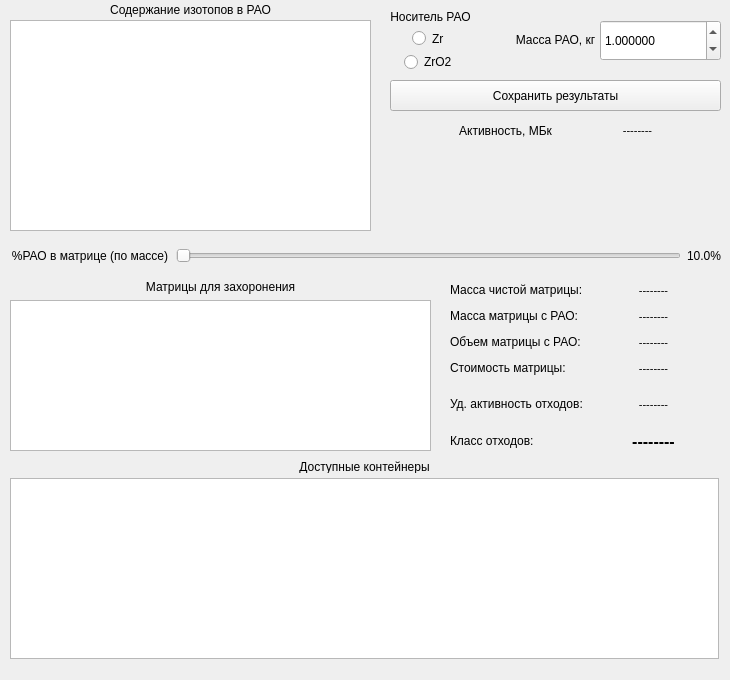
<?xml version="1.0" encoding="UTF-8"?>
<ui version="4.0">
 <class>MainWindow</class>
 <widget class="QMainWindow" name="MainWindow">
  <property name="geometry">
   <rect>
    <x>0</x>
    <y>0</y>
    <width>730</width>
    <height>680</height>
   </rect>
  </property>
  <property name="sizePolicy">
   <sizepolicy hsizetype="Fixed" vsizetype="Fixed">
    <horstretch>0</horstretch>
    <verstretch>0</verstretch>
   </sizepolicy>
  </property>
  <property name="minimumSize">
   <size>
    <width>730</width>
    <height>680</height>
   </size>
  </property>
  <property name="maximumSize">
   <size>
    <width>730</width>
    <height>680</height>
   </size>
  </property>
  <property name="windowTitle">
   <string>Калькулятор стоимости переработки РАО</string>
  </property>
  <widget class="QWidget" name="centralwidget">
   <widget class="QWidget" name="horizontalLayoutWidget_2">
    <property name="geometry">
     <rect>
      <x>10</x>
      <y>240</y>
      <width>711</width>
      <height>31</height>
     </rect>
    </property>
    <layout class="QHBoxLayout" name="horizontalLayout_2">
     <item>
      <widget class="QLabel" name="label_ZrPercent">
       <property name="minimumSize">
        <size>
         <width>160</width>
         <height>0</height>
        </size>
       </property>
       <property name="maximumSize">
        <size>
         <width>160</width>
         <height>16777215</height>
        </size>
       </property>
       <property name="text">
        <string>%РАО в матрице (по массе)</string>
       </property>
       <property name="alignment">
        <set>Qt::AlignCenter</set>
       </property>
       <property name="wordWrap">
        <bool>true</bool>
       </property>
      </widget>
     </item>
     <item>
      <widget class="QSlider" name="horizontalSlider_PercentToMatrix">
       <property name="mouseTracking">
        <bool>false</bool>
       </property>
       <property name="acceptDrops">
        <bool>false</bool>
       </property>
       <property name="minimum">
        <number>100</number>
       </property>
       <property name="maximum">
        <number>300</number>
       </property>
       <property name="orientation">
        <enum>Qt::Horizontal</enum>
       </property>
      </widget>
     </item>
     <item>
      <widget class="QLabel" name="label_ZrPercentValue">
       <property name="text">
        <string>10.0%</string>
       </property>
      </widget>
     </item>
    </layout>
   </widget>
   <widget class="QWidget" name="verticalLayoutWidget_2">
    <property name="geometry">
     <rect>
      <x>10</x>
      <y>280</y>
      <width>421</width>
      <height>171</height>
     </rect>
    </property>
    <layout class="QVBoxLayout" name="verticalLayout_2">
     <item>
      <widget class="QLabel" name="label_ContainmentMatrices">
       <property name="text">
        <string>Матрицы для захоронения</string>
       </property>
       <property name="alignment">
        <set>Qt::AlignCenter</set>
       </property>
      </widget>
     </item>
     <item>
      <widget class="QListWidget" name="listWidget_ContainmentMatrices">
       <property name="editTriggers">
        <set>QAbstractItemView::SelectedClicked</set>
       </property>
       <property name="showDropIndicator" stdset="0">
        <bool>false</bool>
       </property>
      </widget>
     </item>
    </layout>
   </widget>
   <widget class="QWidget" name="formLayoutWidget">
    <property name="geometry">
     <rect>
      <x>450</x>
      <y>280</y>
      <width>271</width>
      <height>171</height>
     </rect>
    </property>
    <layout class="QFormLayout" name="formLayout">
     <item row="1" column="0">
      <widget class="QLabel" name="label_MatrixMass">
       <property name="minimumSize">
        <size>
         <width>140</width>
         <height>20</height>
        </size>
       </property>
       <property name="maximumSize">
        <size>
         <width>140</width>
         <height>20</height>
        </size>
       </property>
       <property name="text">
        <string>Масса матрицы с РАО:</string>
       </property>
       <property name="textFormat">
        <enum>Qt::AutoText</enum>
       </property>
       <property name="scaledContents">
        <bool>false</bool>
       </property>
       <property name="alignment">
        <set>Qt::AlignLeading|Qt::AlignLeft|Qt::AlignVCenter</set>
       </property>
       <property name="wordWrap">
        <bool>false</bool>
       </property>
      </widget>
     </item>
     <item row="2" column="0">
      <widget class="QLabel" name="label_MatrixVolume">
       <property name="minimumSize">
        <size>
         <width>140</width>
         <height>20</height>
        </size>
       </property>
       <property name="maximumSize">
        <size>
         <width>140</width>
         <height>20</height>
        </size>
       </property>
       <property name="text">
        <string>Объем матрицы с РАО:</string>
       </property>
       <property name="textFormat">
        <enum>Qt::AutoText</enum>
       </property>
       <property name="scaledContents">
        <bool>false</bool>
       </property>
       <property name="alignment">
        <set>Qt::AlignLeading|Qt::AlignLeft|Qt::AlignVCenter</set>
       </property>
       <property name="wordWrap">
        <bool>false</bool>
       </property>
      </widget>
     </item>
     <item row="0" column="0">
      <widget class="QLabel" name="label_MatrixPureMass">
       <property name="minimumSize">
        <size>
         <width>140</width>
         <height>20</height>
        </size>
       </property>
       <property name="maximumSize">
        <size>
         <width>140</width>
         <height>20</height>
        </size>
       </property>
       <property name="text">
        <string>Масса чистой матрицы:</string>
       </property>
       <property name="textFormat">
        <enum>Qt::AutoText</enum>
       </property>
       <property name="scaledContents">
        <bool>false</bool>
       </property>
       <property name="alignment">
        <set>Qt::AlignLeading|Qt::AlignLeft|Qt::AlignVCenter</set>
       </property>
       <property name="wordWrap">
        <bool>false</bool>
       </property>
      </widget>
     </item>
     <item row="3" column="0">
      <widget class="QLabel" name="label_MatrixPrice">
       <property name="minimumSize">
        <size>
         <width>140</width>
         <height>20</height>
        </size>
       </property>
       <property name="maximumSize">
        <size>
         <width>140</width>
         <height>20</height>
        </size>
       </property>
       <property name="text">
        <string>Стоимость матрицы:</string>
       </property>
       <property name="textFormat">
        <enum>Qt::AutoText</enum>
       </property>
       <property name="scaledContents">
        <bool>false</bool>
       </property>
       <property name="alignment">
        <set>Qt::AlignLeading|Qt::AlignLeft|Qt::AlignVCenter</set>
       </property>
       <property name="wordWrap">
        <bool>true</bool>
       </property>
      </widget>
     </item>
     <item row="3" column="1">
      <widget class="QLabel" name="label_MatrixPriceValue">
       <property name="minimumSize">
        <size>
         <width>115</width>
         <height>20</height>
        </size>
       </property>
       <property name="maximumSize">
        <size>
         <width>115</width>
         <height>20</height>
        </size>
       </property>
       <property name="font">
        <font>
         <pointsize>8</pointsize>
        </font>
       </property>
       <property name="text">
        <string>--------</string>
       </property>
       <property name="alignment">
        <set>Qt::AlignCenter</set>
       </property>
       <property name="wordWrap">
        <bool>false</bool>
       </property>
      </widget>
     </item>
     <item row="2" column="1">
      <widget class="QLabel" name="label_MatrixVolumeValue">
       <property name="minimumSize">
        <size>
         <width>115</width>
         <height>20</height>
        </size>
       </property>
       <property name="maximumSize">
        <size>
         <width>115</width>
         <height>20</height>
        </size>
       </property>
       <property name="font">
        <font>
         <pointsize>8</pointsize>
        </font>
       </property>
       <property name="text">
        <string>--------</string>
       </property>
       <property name="alignment">
        <set>Qt::AlignCenter</set>
       </property>
       <property name="wordWrap">
        <bool>false</bool>
       </property>
      </widget>
     </item>
     <item row="0" column="1">
      <widget class="QLabel" name="label_MatrixPureMassValue">
       <property name="minimumSize">
        <size>
         <width>115</width>
         <height>20</height>
        </size>
       </property>
       <property name="maximumSize">
        <size>
         <width>115</width>
         <height>20</height>
        </size>
       </property>
       <property name="font">
        <font>
         <pointsize>8</pointsize>
        </font>
       </property>
       <property name="text">
        <string>--------</string>
       </property>
       <property name="alignment">
        <set>Qt::AlignCenter</set>
       </property>
       <property name="wordWrap">
        <bool>false</bool>
       </property>
      </widget>
     </item>
     <item row="1" column="1">
      <widget class="QLabel" name="label_MatrixMassValue">
       <property name="minimumSize">
        <size>
         <width>115</width>
         <height>20</height>
        </size>
       </property>
       <property name="maximumSize">
        <size>
         <width>115</width>
         <height>20</height>
        </size>
       </property>
       <property name="font">
        <font>
         <pointsize>8</pointsize>
        </font>
       </property>
       <property name="text">
        <string>--------</string>
       </property>
       <property name="alignment">
        <set>Qt::AlignCenter</set>
       </property>
       <property name="wordWrap">
        <bool>false</bool>
       </property>
      </widget>
     </item>
     <item row="5" column="1">
      <widget class="QLabel" name="label_MatrixWasteSpecificActivityValue">
       <property name="minimumSize">
        <size>
         <width>115</width>
         <height>20</height>
        </size>
       </property>
       <property name="maximumSize">
        <size>
         <width>115</width>
         <height>20</height>
        </size>
       </property>
       <property name="font">
        <font>
         <pointsize>8</pointsize>
        </font>
       </property>
       <property name="text">
        <string>--------</string>
       </property>
       <property name="alignment">
        <set>Qt::AlignCenter</set>
       </property>
       <property name="wordWrap">
        <bool>false</bool>
       </property>
      </widget>
     </item>
     <item row="7" column="1">
      <widget class="QLabel" name="label_MatrixWasteClassValue">
       <property name="minimumSize">
        <size>
         <width>115</width>
         <height>20</height>
        </size>
       </property>
       <property name="maximumSize">
        <size>
         <width>115</width>
         <height>20</height>
        </size>
       </property>
       <property name="font">
        <font>
         <pointsize>12</pointsize>
         <weight>75</weight>
         <bold>true</bold>
        </font>
       </property>
       <property name="text">
        <string>--------</string>
       </property>
       <property name="alignment">
        <set>Qt::AlignCenter</set>
       </property>
       <property name="wordWrap">
        <bool>false</bool>
       </property>
      </widget>
     </item>
     <item row="7" column="0">
      <widget class="QLabel" name="label_MatrixWasteClass">
       <property name="minimumSize">
        <size>
         <width>140</width>
         <height>20</height>
        </size>
       </property>
       <property name="maximumSize">
        <size>
         <width>140</width>
         <height>20</height>
        </size>
       </property>
       <property name="text">
        <string>Класс отходов:</string>
       </property>
       <property name="textFormat">
        <enum>Qt::AutoText</enum>
       </property>
       <property name="scaledContents">
        <bool>false</bool>
       </property>
       <property name="alignment">
        <set>Qt::AlignLeading|Qt::AlignLeft|Qt::AlignVCenter</set>
       </property>
       <property name="wordWrap">
        <bool>true</bool>
       </property>
      </widget>
     </item>
     <item row="4" column="0">
      <spacer name="verticalSpacer">
       <property name="orientation">
        <enum>Qt::Vertical</enum>
       </property>
       <property name="sizeHint" stdset="0">
        <size>
         <width>20</width>
         <height>40</height>
        </size>
       </property>
      </spacer>
     </item>
     <item row="4" column="1">
      <spacer name="verticalSpacer_2">
       <property name="orientation">
        <enum>Qt::Vertical</enum>
       </property>
       <property name="sizeHint" stdset="0">
        <size>
         <width>20</width>
         <height>40</height>
        </size>
       </property>
      </spacer>
     </item>
     <item row="6" column="0">
      <spacer name="verticalSpacer_3">
       <property name="orientation">
        <enum>Qt::Vertical</enum>
       </property>
       <property name="sizeHint" stdset="0">
        <size>
         <width>20</width>
         <height>40</height>
        </size>
       </property>
      </spacer>
     </item>
     <item row="6" column="1">
      <spacer name="verticalSpacer_4">
       <property name="orientation">
        <enum>Qt::Vertical</enum>
       </property>
       <property name="sizeHint" stdset="0">
        <size>
         <width>20</width>
         <height>40</height>
        </size>
       </property>
      </spacer>
     </item>
     <item row="5" column="0">
      <widget class="QLabel" name="label_MatrixWasteSpecificActivity">
       <property name="minimumSize">
        <size>
         <width>140</width>
         <height>20</height>
        </size>
       </property>
       <property name="maximumSize">
        <size>
         <width>140</width>
         <height>20</height>
        </size>
       </property>
       <property name="text">
        <string>Уд. активность отходов:</string>
       </property>
       <property name="textFormat">
        <enum>Qt::AutoText</enum>
       </property>
       <property name="scaledContents">
        <bool>false</bool>
       </property>
       <property name="alignment">
        <set>Qt::AlignLeading|Qt::AlignLeft|Qt::AlignVCenter</set>
       </property>
       <property name="wordWrap">
        <bool>true</bool>
       </property>
      </widget>
     </item>
    </layout>
   </widget>
   <widget class="QLabel" name="label_AvailableContainers">
    <property name="geometry">
     <rect>
      <x>10</x>
      <y>460</y>
      <width>709</width>
      <height>13</height>
     </rect>
    </property>
    <property name="text">
     <string>Доступные контейнеры</string>
    </property>
    <property name="alignment">
     <set>Qt::AlignCenter</set>
    </property>
   </widget>
   <widget class="QTableView" name="tableView_AvailableContainers">
    <property name="geometry">
     <rect>
      <x>10</x>
      <y>478</y>
      <width>709</width>
      <height>181</height>
     </rect>
    </property>
    <property name="inputMethodHints">
     <set>Qt::ImhHiddenText</set>
    </property>
    <property name="lineWidth">
     <number>2</number>
    </property>
    <property name="editTriggers">
     <set>QAbstractItemView::NoEditTriggers</set>
    </property>
    <property name="showDropIndicator" stdset="0">
     <bool>false</bool>
    </property>
    <property name="dragDropOverwriteMode">
     <bool>false</bool>
    </property>
    <property name="alternatingRowColors">
     <bool>false</bool>
    </property>
    <property name="selectionMode">
     <enum>QAbstractItemView::SingleSelection</enum>
    </property>
    <property name="selectionBehavior">
     <enum>QAbstractItemView::SelectRows</enum>
    </property>
    <property name="textElideMode">
     <enum>Qt::ElideMiddle</enum>
    </property>
    <property name="verticalScrollMode">
     <enum>QAbstractItemView::ScrollPerPixel</enum>
    </property>
    <property name="horizontalScrollMode">
     <enum>QAbstractItemView::ScrollPerPixel</enum>
    </property>
    <property name="sortingEnabled">
     <bool>true</bool>
    </property>
    <property name="wordWrap">
     <bool>false</bool>
    </property>
    <property name="cornerButtonEnabled">
     <bool>false</bool>
    </property>
    <attribute name="horizontalHeaderVisible">
     <bool>true</bool>
    </attribute>
    <attribute name="horizontalHeaderHighlightSections">
     <bool>false</bool>
    </attribute>
    <attribute name="horizontalHeaderShowSortIndicator" stdset="0">
     <bool>true</bool>
    </attribute>
    <attribute name="horizontalHeaderStretchLastSection">
     <bool>true</bool>
    </attribute>
    <attribute name="verticalHeaderVisible">
     <bool>false</bool>
    </attribute>
    <attribute name="verticalHeaderHighlightSections">
     <bool>false</bool>
    </attribute>
   </widget>
   <widget class="QLabel" name="label_WasteMass">
    <property name="geometry">
     <rect>
      <x>510</x>
      <y>9</y>
      <width>91</width>
      <height>61</height>
     </rect>
    </property>
    <property name="sizePolicy">
     <sizepolicy hsizetype="Fixed" vsizetype="Fixed">
      <horstretch>0</horstretch>
      <verstretch>0</verstretch>
     </sizepolicy>
    </property>
    <property name="text">
     <string>Масса РАО, кг</string>
    </property>
    <property name="alignment">
     <set>Qt::AlignCenter</set>
    </property>
   </widget>
   <widget class="QLabel" name="label_WasteIsotopes">
    <property name="geometry">
     <rect>
      <x>10</x>
      <y>0</y>
      <width>361</width>
      <height>20</height>
     </rect>
    </property>
    <property name="sizePolicy">
     <sizepolicy hsizetype="Fixed" vsizetype="Fixed">
      <horstretch>0</horstretch>
      <verstretch>0</verstretch>
     </sizepolicy>
    </property>
    <property name="text">
     <string>Содержание изотопов в РАО</string>
    </property>
    <property name="alignment">
     <set>Qt::AlignCenter</set>
    </property>
   </widget>
   <widget class="QPushButton" name="pushButton_SaveResults">
    <property name="geometry">
     <rect>
      <x>390</x>
      <y>80</y>
      <width>331</width>
      <height>31</height>
     </rect>
    </property>
    <property name="text">
     <string>Сохранить результаты</string>
    </property>
   </widget>
   <widget class="QTableWidget" name="tableWidget_Isotopes">
    <property name="geometry">
     <rect>
      <x>10</x>
      <y>20</y>
      <width>361</width>
      <height>211</height>
     </rect>
    </property>
    <property name="lineWidth">
     <number>2</number>
    </property>
    <property name="sizeAdjustPolicy">
     <enum>QAbstractScrollArea::AdjustIgnored</enum>
    </property>
    <property name="editTriggers">
     <set>QAbstractItemView::DoubleClicked</set>
    </property>
    <property name="showDropIndicator" stdset="0">
     <bool>false</bool>
    </property>
    <property name="dragDropOverwriteMode">
     <bool>false</bool>
    </property>
    <property name="selectionMode">
     <enum>QAbstractItemView::NoSelection</enum>
    </property>
    <property name="textElideMode">
     <enum>Qt::ElideMiddle</enum>
    </property>
    <property name="verticalScrollMode">
     <enum>QAbstractItemView::ScrollPerPixel</enum>
    </property>
    <property name="cornerButtonEnabled">
     <bool>false</bool>
    </property>
    <property name="rowCount">
     <number>0</number>
    </property>
    <property name="columnCount">
     <number>0</number>
    </property>
    <attribute name="horizontalHeaderCascadingSectionResizes">
     <bool>false</bool>
    </attribute>
    <attribute name="horizontalHeaderShowSortIndicator" stdset="0">
     <bool>false</bool>
    </attribute>
    <attribute name="horizontalHeaderStretchLastSection">
     <bool>true</bool>
    </attribute>
    <attribute name="verticalHeaderVisible">
     <bool>false</bool>
    </attribute>
    <attribute name="verticalHeaderCascadingSectionResizes">
     <bool>false</bool>
    </attribute>
    <attribute name="verticalHeaderHighlightSections">
     <bool>false</bool>
    </attribute>
   </widget>
   <widget class="QLabel" name="label_Activity">
    <property name="geometry">
     <rect>
      <x>420</x>
      <y>120</y>
      <width>171</width>
      <height>22</height>
     </rect>
    </property>
    <property name="text">
     <string>Активность, МБк</string>
    </property>
    <property name="alignment">
     <set>Qt::AlignCenter</set>
    </property>
   </widget>
   <widget class="QLabel" name="label_ActivityValue">
    <property name="geometry">
     <rect>
      <x>592</x>
      <y>120</y>
      <width>91</width>
      <height>21</height>
     </rect>
    </property>
    <property name="font">
     <font>
      <pointsize>8</pointsize>
     </font>
    </property>
    <property name="text">
     <string>--------</string>
    </property>
    <property name="alignment">
     <set>Qt::AlignCenter</set>
    </property>
    <property name="wordWrap">
     <bool>false</bool>
    </property>
   </widget>
   <widget class="QDoubleSpinBox" name="doubleSpinBox_WasteMass">
    <property name="geometry">
     <rect>
      <x>600</x>
      <y>20</y>
      <width>121</width>
      <height>41</height>
     </rect>
    </property>
    <property name="decimals">
     <number>6</number>
    </property>
    <property name="minimum">
     <double>0.000001000000000</double>
    </property>
    <property name="maximum">
     <double>1000000000000000.000000000000000</double>
    </property>
    <property name="value">
     <double>1.000000000000000</double>
    </property>
   </widget>
   <widget class="QWidget" name="verticalLayoutWidget">
    <property name="geometry">
     <rect>
      <x>390</x>
      <y>10</y>
      <width>81</width>
      <height>61</height>
     </rect>
    </property>
    <layout class="QVBoxLayout" name="verticalLayout">
     <item>
      <widget class="QLabel" name="label">
       <property name="text">
        <string>Носитель РАО</string>
       </property>
       <property name="alignment">
        <set>Qt::AlignCenter</set>
       </property>
      </widget>
     </item>
     <item alignment="Qt::AlignHCenter">
      <widget class="QRadioButton" name="radioButton_ZrCarrier">
       <property name="maximumSize">
        <size>
         <width>40</width>
         <height>16777215</height>
        </size>
       </property>
       <property name="text">
        <string>Zr</string>
       </property>
      </widget>
     </item>
     <item alignment="Qt::AlignHCenter">
      <widget class="QRadioButton" name="radioButton_ZrO2Carrier">
       <property name="text">
        <string>ZrO2</string>
       </property>
      </widget>
     </item>
    </layout>
   </widget>
  </widget>
  <widget class="QStatusBar" name="statusBar">
   <property name="enabled">
    <bool>true</bool>
   </property>
   <property name="autoFillBackground">
    <bool>false</bool>
   </property>
   <property name="sizeGripEnabled">
    <bool>false</bool>
   </property>
  </widget>
 </widget>
 <resources/>
 <connections/>
</ui>
